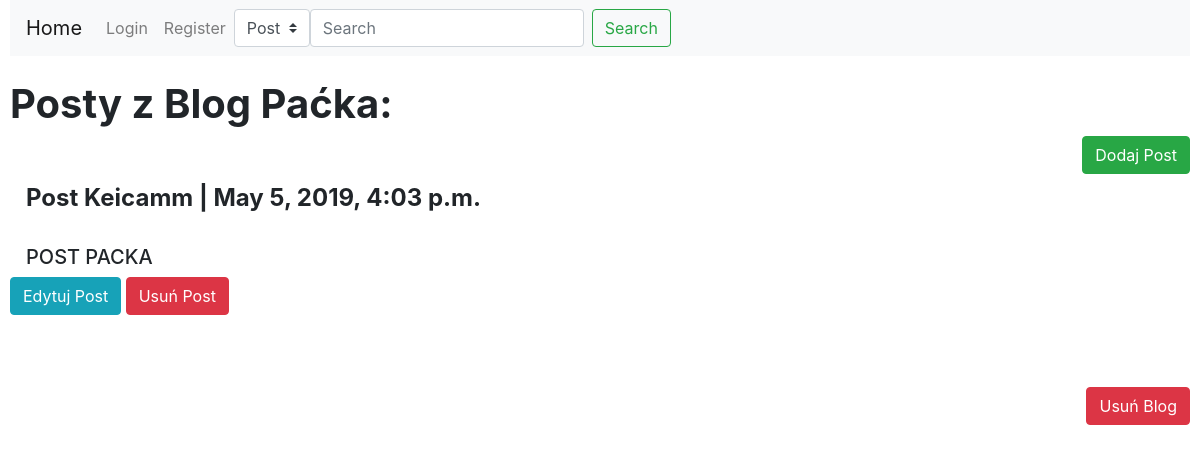
The app's page /profile/5/details/, older data.
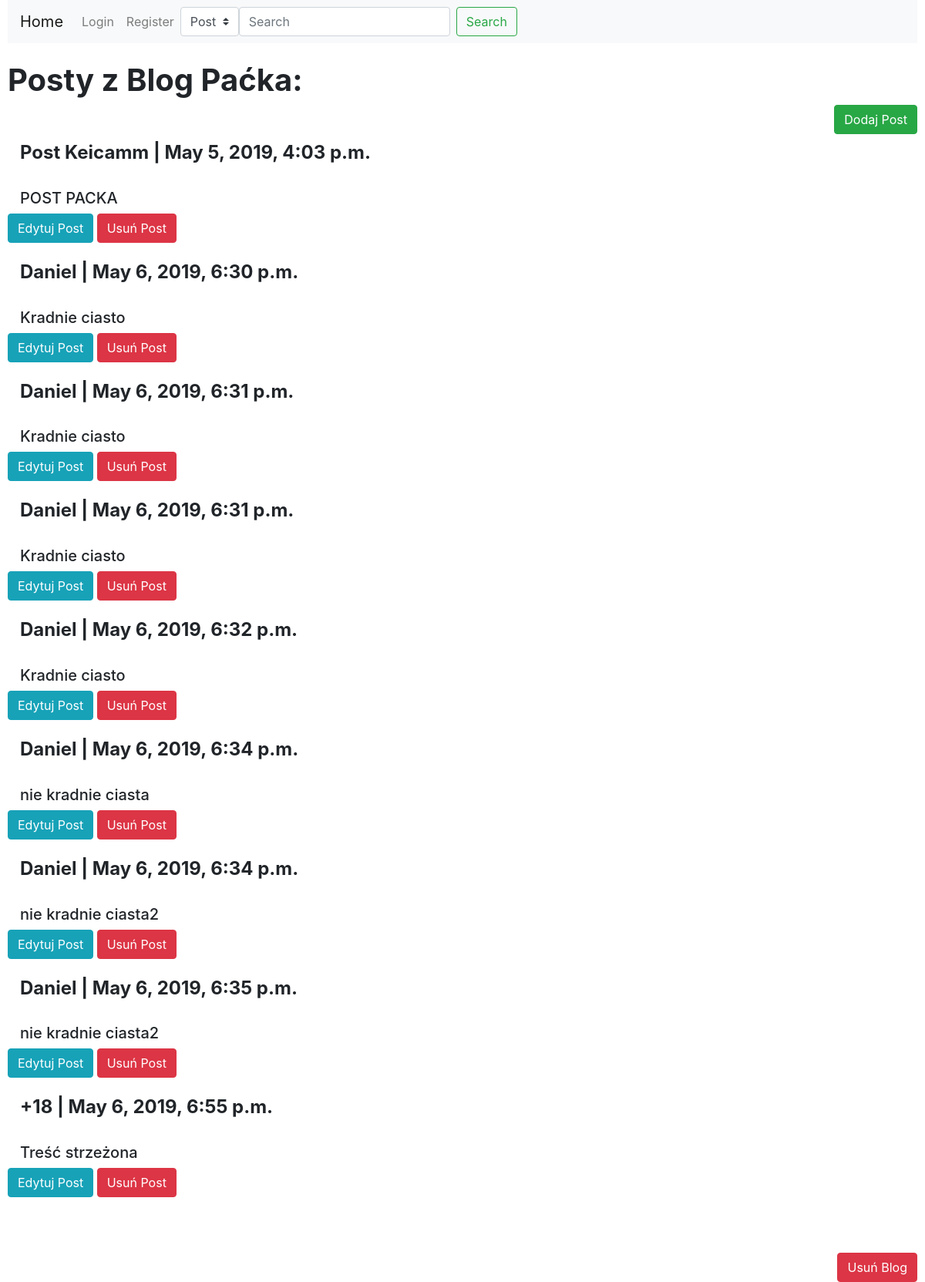
The same page, newer data.
### Blog/models.py (models this page shows)
class Post(models.Model):
    IDPost=models.AutoField(primary_key=True)
    Tytul=models.CharField(max_length=128)
    Tresc=models.TextField()
    Data=models.DateTimeField(default=timezone.now)
    IDBlog=models.ForeignKey(Blog,on_delete=models.CASCADE)
    Haslo=models.CharField(max_length=8,blank=True)
    Obraz=models.ImageField(upload_to='Obrazki',blank=True)

### Blog/views.py (the view)
# urls.py: path('profile/<int:blog_id>/details/', views.details, name='details'),
def details(request, blog_id):
    b = models.Blog.objects.get(IDBlog = blog_id)
    posts = models.Post.objects.filter(IDBlog = blog_id)
    return render(request,'Blog/blog.html', {'blog': b, 'posts': posts})

### Blog/templates/Blog/blog.html (shortened to what this page needs)
{%extends 'Blog/base.html'%}
{%block content%}
<h1><strong>Posty z {{blog.Nazwa}}:</strong></h1>
<button type="button" class="btn btn-success" data-toggle="modal" data-target="#DodajPostModal" style="float:right">Dodaj Post</button>
<br><br>
{%if posts%}
{%for post in posts%}
<div class="media">
        <div class="media-body">
          <h4 class="mt-0"><strong>{{post.Tytul}}  |   {{post.Data}}</strong></h4>
          <br>
         <h5>{{post.Tresc}}</h5>
        </div>
      </div>
      <button type="button" class="btn btn-info">Edytuj Post</button>
<button type="button" class="btn btn-danger" data-toggle="modal" data-target="#UsunPost{{post.IDPost}}">
    Usuń Post
  </button>
  <br><br>
        </div>
{%endfor%}
{%else%}
<h2>Ten blog nie ma żadnych postów</h2>
{%endif%}
<br><br>
<button type="button" class="btn btn-danger" style="float: right" data-toggle="modal" data-target="#exampleModalCentered">
    Usuń Blog
  </button>
{%endblock%}

Row changes from the older to the newer data that the page shows:
added Post: Tytul "Daniel", Data "May 6, 2019, 6:30 p.m.", Tresc "Kradnie ciasto"
added Post: Tytul "Daniel", Data "May 6, 2019, 6:31 p.m.", Tresc "Kradnie ciasto"
added Post: Tytul "Daniel", Data "May 6, 2019, 6:31 p.m.", Tresc "Kradnie ciasto"
added Post: Tytul "Daniel", Data "May 6, 2019, 6:32 p.m.", Tresc "Kradnie ciasto"
added Post: Tytul "Daniel", Data "May 6, 2019, 6:34 p.m.", Tresc "nie kradnie ciasta"
added Post: Tytul "Daniel", Data "May 6, 2019, 6:34 p.m.", Tresc "nie kradnie ciasta2"
added Post: Tytul "Daniel", Data "May 6, 2019, 6:35 p.m.", Tresc "nie kradnie ciasta2"
added Post: Tytul "+18", Data "May 6, 2019, 6:55 p.m.", Tresc "Treść strzeżona"
